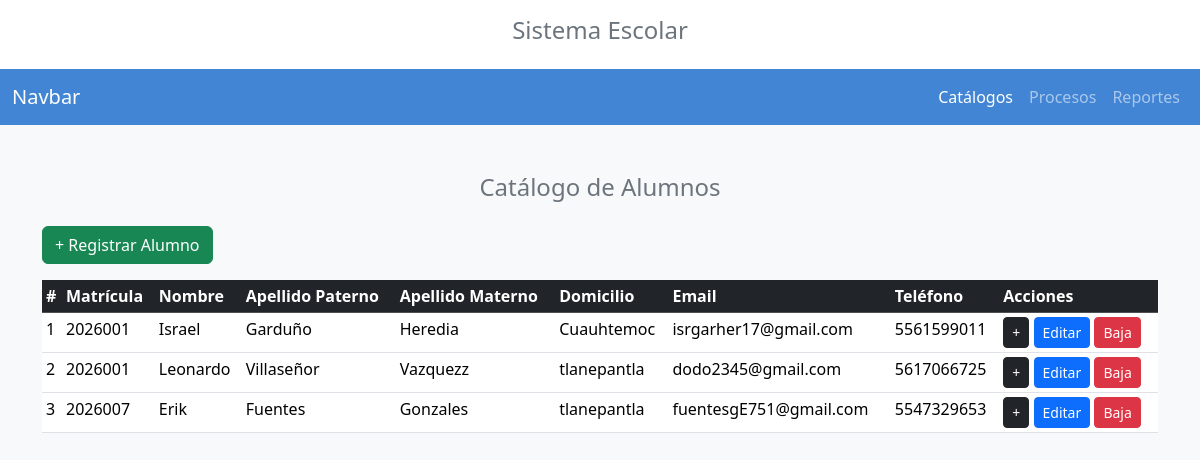
Page /catalogos/crud/crudalumnos.php on the committed database.
### tables this page shows
CREATE TABLE `alumnos` (
  `matricula_al` varchar(15) DEFAULT NULL,
  `nombre_al` varchar(15) DEFAULT NULL,
  `apaterno_al` varchar(15) DEFAULT NULL,
  `amaterno_al` varchar(15) DEFAULT NULL,
  `dom_al` varchar(80) DEFAULT NULL,
  `mail_al` varchar(50) DEFAULT NULL,
  `tel_al` varchar(35) DEFAULT NULL
);

### catalogos/crud/crudalumnos.php (the view, shortened to what this page needs)
<?php
include("../../conexion.php");
$resultado = $conexion->query("SELECT matricula_al, nombre_al, apaterno_al, amaterno_al, dom_al, mail_al, tel_al FROM alumnos");
$alumnos = $resultado->fetch_all(MYSQLI_ASSOC);
?>
<!DOCTYPE html>
<html lang="es">
<head>
    <link href="https://cdn.jsdelivr.net/npm/bootstrap@5.3.3/dist/css/bootstrap.min.css"
          rel="stylesheet">
</head>
<body class="bg-light">
<div class="container-fluid bg-white text-center py-3">
    <h4 class="text-secondary">
        Sistema Escolar
    </h4>
</div>
<nav class="navbar navbar-expand-lg navbar-dark"
     style="background-color: #4285d4;">
    <div class="container-fluid">
        <a class="navbar-brand" href="#">
            Navbar
        </a>
        <div class="navbar-nav">
            <a class="nav-link active"
               href="crudalumnos.php">
                Catálogos
            </a>
            <a class="nav-link" href="#">
                Procesos
            </a>
            <a class="nav-link" href="#">
                Reportes
            </a>
        </div>
    </div>
</nav>
<div class="container mt-5">
    <h4 class="text-center text-secondary mb-4">
        Catálogo de Alumnos
    </h4>
    <div class="mb-3">
        <a href="../../registro/alumnos.php"
           class="btn btn-success">
            + Registrar Alumno
        </a>
    </div>
    <div class="table-responsive">
        <table class="table table-sm table-hover">
            <thead class="table-dark">
                <tr>
                    <th>#</th>
                    <th>Matrícula</th>
                    <th>Nombre</th>
                    <th>Apellido Paterno</th>
                    <th>Apellido Materno</th>
                    <th>Domicilio</th>
                    <th>Email</th>
                    <th>Teléfono</th>
                    <th>Acciones</th>
                </tr>
            </thead>
            <tbody>
                <?php foreach ($alumnos as $indice => $alumno) { ?>
                    <tr>
                        <td>
                            <?php echo $indice + 1; ?>
                        </td>
                        <td>
                            <?php echo htmlspecialchars($alumno["matricula_al"]); ?>
                        </td>
                        <td>
                            <?php echo htmlspecialchars($alumno["nombre_al"]); ?>
                        </td>
                        <td>
                            <?php echo htmlspecialchars($alumno["apaterno_al"]); ?>
                        </td>
                        <td>
                            <?php echo htmlspecialchars($alumno["amaterno_al"]); ?>
                        </td>
                        <td>
                            <?php echo htmlspecialchars($alumno["dom_al"]); ?>
                        </td>
                        <td>
                            <?php echo htmlspecialchars($alumno["mail_al"]); ?>
                        </td>
                        <td>
                            <?php echo htmlspecialchars($alumno["tel_al"]); ?>
                        </td>
                        <td>
                            <a href="../../registro/alumnos.php"
                               class="btn btn-dark btn-sm">
                                +
                            </a>
                            <a href="../../modificacion/modif_alumnos.php?fila=<?php echo urlencode($indice); ?>"
                               class="btn btn-primary btn-sm">
                                Editar
                            </a>
                            <a href="../../baja/baja_alumnos.php?fila=<?php echo urlencode($indice); ?>"
                               class="btn btn-danger btn-sm">
                                Baja
                            </a>
                        </td>
                    </tr>
                <?php } ?>
            </tbody>
        </table>
    </div>
</div>
</body>
</html>

### rows in the picture
alumnos: matricula_al "2026001", nombre_al "Israel", apaterno_al "Garduño", amaterno_al "Heredia", dom_al "Cuauhtemoc", mail_al "isrgarher17@gmail.com", tel_al "5561599011"
alumnos: matricula_al "2026001", nombre_al "Leonardo", apaterno_al "Villaseñor", amaterno_al "Vazquezz", dom_al "tlanepantla", mail_al "dodo2345@gmail.com", tel_al "5617066725"
alumnos: matricula_al "2026007", nombre_al "Erik", apaterno_al "Fuentes", amaterno_al "Gonzales", dom_al "tlanepantla", mail_al "fuentesgE751@gmail.com", tel_al "5547329653"
